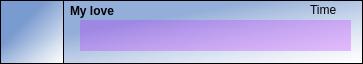
<?xml version="1.0" encoding="UTF-8"?>
<ui version="4.0">
 <class>DialogFrame</class>
 <widget class="QFrame" name="DialogFrame">
  <property name="geometry">
   <rect>
    <x>0</x>
    <y>0</y>
    <width>363</width>
    <height>64</height>
   </rect>
  </property>
  <property name="windowTitle">
   <string>Frame</string>
  </property>
  <property name="styleSheet">
   <string notr="true">background-color: qlineargradient(spread:pad, x1:0, y1:0, x2:1, y2:1, stop:0.359091 rgba(80, 123, 192, 97), stop:1 rgba(255, 255, 255, 255));</string>
  </property>
  <property name="frameShape">
   <enum>QFrame::StyledPanel</enum>
  </property>
  <property name="frameShadow">
   <enum>QFrame::Raised</enum>
  </property>
  <widget class="QLabel" name="user">
   <property name="geometry">
    <rect>
     <x>70</x>
     <y>0</y>
     <width>241</width>
     <height>21</height>
    </rect>
   </property>
   <property name="font">
    <font>
     <weight>75</weight>
     <bold>true</bold>
    </font>
   </property>
   <property name="styleSheet">
    <string notr="true">background-color: rgba(255, 255, 255, 0);</string>
   </property>
   <property name="text">
    <string>My love</string>
   </property>
  </widget>
  <widget class="QLabel" name="text">
   <property name="geometry">
    <rect>
     <x>80</x>
     <y>20</y>
     <width>271</width>
     <height>31</height>
    </rect>
   </property>
   <property name="sizePolicy">
    <sizepolicy hsizetype="Preferred" vsizetype="Preferred">
     <horstretch>0</horstretch>
     <verstretch>0</verstretch>
    </sizepolicy>
   </property>
   <property name="font">
    <font>
     <pointsize>9</pointsize>
     <italic>true</italic>
    </font>
   </property>
   <property name="styleSheet">
    <string notr="true">background-color: rgba(187, 42, 255, 73);</string>
   </property>
   <property name="midLineWidth">
    <number>0</number>
   </property>
   <property name="text">
    <string/>
   </property>
   <property name="scaledContents">
    <bool>true</bool>
   </property>
   <property name="wordWrap">
    <bool>true</bool>
   </property>
   <property name="margin">
    <number>10</number>
   </property>
   <property name="indent">
    <number>-1</number>
   </property>
  </widget>
  <widget class="QLabel" name="label">
   <property name="geometry">
    <rect>
     <x>310</x>
     <y>0</y>
     <width>51</width>
     <height>20</height>
    </rect>
   </property>
   <property name="font">
    <font>
     <pointsize>9</pointsize>
     <weight>50</weight>
     <bold>false</bold>
     <underline>false</underline>
     <kerning>true</kerning>
    </font>
   </property>
   <property name="styleSheet">
    <string notr="true">background-color: rgba(255, 255, 255, 0);</string>
   </property>
   <property name="frameShape">
    <enum>QFrame::NoFrame</enum>
   </property>
   <property name="frameShadow">
    <enum>QFrame::Raised</enum>
   </property>
   <property name="text">
    <string>Time</string>
   </property>
   <property name="textInteractionFlags">
    <set>Qt::NoTextInteraction</set>
   </property>
  </widget>
  <widget class="QGraphicsView" name="photo">
   <property name="geometry">
    <rect>
     <x>0</x>
     <y>0</y>
     <width>64</width>
     <height>64</height>
    </rect>
   </property>
   <property name="backgroundBrush">
    <brush brushstyle="NoBrush">
     <color alpha="255">
      <red>0</red>
      <green>0</green>
      <blue>0</blue>
     </color>
    </brush>
   </property>
  </widget>
 </widget>
 <resources/>
 <connections/>
</ui>
